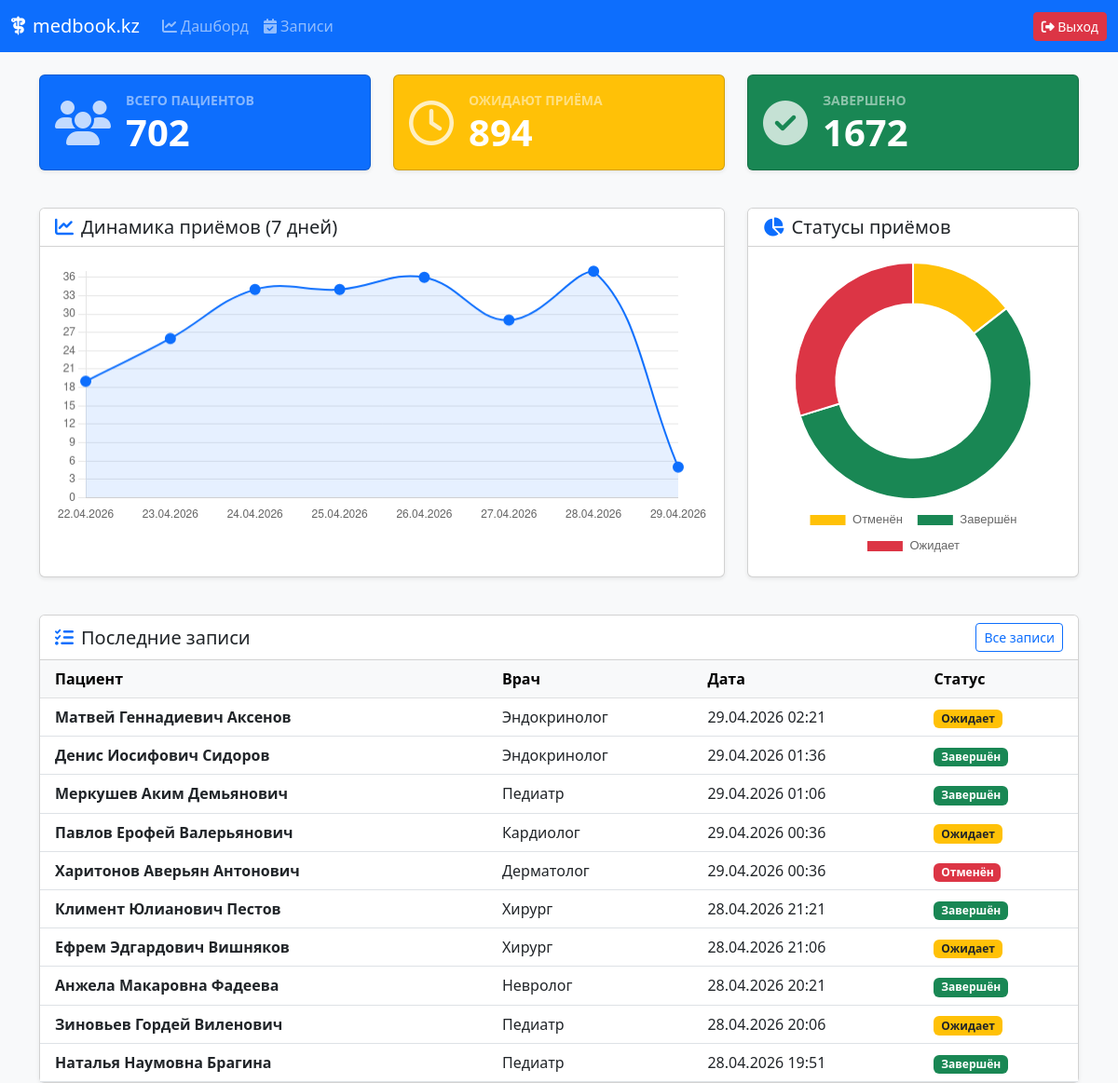
Screenshot of / (signed in) with the database file from the repository.
### core_app/models.py (models this page shows, shortened)
class Appointment(models.Model):
    STATUS_CHOICES = (
        ('pending', 'Ожидает'),
        ('completed', 'Завершен'),
        ('cancelled', 'Отменен'),
    )
    patient = models.ForeignKey(Patient, on_delete=models.CASCADE, verbose_name="Пациент")
    doctor = models.ForeignKey(Doctor, on_delete=models.CASCADE, verbose_name="Врач")
    date_time = models.DateTimeField(verbose_name="Дата и время приема")
    status = models.CharField(max_length=20, choices=STATUS_CHOICES, default='pending', verbose_name="Статус")
    notes = models.TextField(blank=True, verbose_name="Жалобы/Заметки")

class Patient(models.Model):
    iin = models.CharField(max_length=12, unique=True, verbose_name="ИИН")
    full_name = models.CharField(max_length=255, verbose_name="ФИО")
    phone = models.CharField(max_length=20, verbose_name="Телефон")
    created_at = models.DateTimeField(auto_now_add=True, verbose_name="Дата регистрации")

class Doctor(models.Model):
    user = models.OneToOneField(User, on_delete=models.CASCADE, verbose_name="Пользователь")
    specialty = models.CharField(max_length=100, verbose_name="Специальность")

### core_app/views.py (the view)
# urls.py: path('', views.dashboard_view, name='dashboard'),
@login_required
def dashboard_view(request):
    seven_days_ago = timezone.now() - timedelta(days=7)
    daily_appointments = (
        Appointment.objects
        .filter(date_time__gte=seven_days_ago)
        .annotate(date=TruncDate('date_time'))
        .values('date')
        .annotate(count=Count('id'))
        .order_by('date')
    )
    dates = [obj['date'].strftime('%d.%m.%Y') for obj in daily_appointments]
    counts = [obj['count'] for obj in daily_appointments]
    status_data = (
        Appointment.objects
        .values('status')
        .annotate(count=Count('id'))
    )
    status_map = {'pending': 'Ожидает', 'completed': 'Завершён', 'cancelled': 'Отменён'}
    status_labels = [status_map.get(s['status'], s['status']) for s in status_data]
    status_counts = [s['count'] for s in status_data]
    context = {
        'dates_json': json.dumps(dates),
        'counts_json': json.dumps(counts),
        'status_labels_json': json.dumps(status_labels),
        'status_counts_json': json.dumps(status_counts),
        'total_patients': Patient.objects.count(),
        'pending_appointments': Appointment.objects.filter(status='pending').count(),
        'completed_appointments': Appointment.objects.filter(status='completed').count(),
        'recent_appointments': Appointment.objects.select_related('patient', 'doctor__user').order_by('-date_time')[:10],
    }
    return render(request, 'dashboard.html', context)

### core_app/templates/dashboard.html
{% extends 'base.html' %}
{% block content %}
<div class="row mb-4">
    <div class="col-md-4 mb-3">
        <div class="card text-white bg-primary h-100 shadow-sm">
            <div class="card-body d-flex align-items-center">
                <div class="me-3"><i class="fa-solid fa-users fa-3x opacity-75"></i></div>
                <div>
                    <p class="card-title mb-0 small text-white-50 text-uppercase fw-semibold">Всего пациентов</p>
                    <h2 class="display-6 fw-bold mb-0">{{ total_patients }}</h2>
                </div>
            </div>
        </div>
    </div>
    <div class="col-md-4 mb-3">
        <div class="card text-white bg-warning h-100 shadow-sm">
            <div class="card-body d-flex align-items-center">
                <div class="me-3"><i class="fa-regular fa-clock fa-3x opacity-75"></i></div>
                <div>
                    <p class="card-title mb-0 small text-white-50 text-uppercase fw-semibold">Ожидают приёма</p>
                    <h2 class="display-6 fw-bold mb-0">{{ pending_appointments }}</h2>
                </div>
            </div>
        </div>
    </div>
    <div class="col-md-4 mb-3">
        <div class="card text-white bg-success h-100 shadow-sm">
            <div class="card-body d-flex align-items-center">
                <div class="me-3"><i class="fa-solid fa-circle-check fa-3x opacity-75"></i></div>
                <div>
                    <p class="card-title mb-0 small text-white-50 text-uppercase fw-semibold">Завершено</p>
                    <h2 class="display-6 fw-bold mb-0">{{ completed_appointments }}</h2>
                </div>
            </div>
        </div>
    </div>
</div>
<div class="row mb-4">
    <div class="col-lg-8 mb-3">
        <div class="card shadow-sm h-100">
            <div class="card-header bg-white">
                <h5 class="mb-0"><i class="fa-solid fa-chart-line me-2 text-primary"></i>Динамика приёмов (7 дней)</h5>
            </div>
            <div class="card-body">
                <canvas id="lineChart" height="120"></canvas>
            </div>
        </div>
    </div>
    <div class="col-lg-4 mb-3">
        <div class="card shadow-sm h-100">
            <div class="card-header bg-white">
                <h5 class="mb-0"><i class="fa-solid fa-chart-pie me-2 text-primary"></i>Статусы приёмов</h5>
            </div>
            <div class="card-body d-flex align-items-center justify-content-center">
                <canvas id="doughnutChart" height="200"></canvas>
            </div>
        </div>
    </div>
</div>
<div class="card shadow-sm">
    <div class="card-header bg-white d-flex justify-content-between align-items-center">
        <h5 class="mb-0"><i class="fa-solid fa-list-check me-2 text-primary"></i>Последние записи</h5>
        <a href="{% url 'emhana:appointment_list' %}" class="btn btn-sm btn-outline-primary">Все записи</a>
    </div>
    <div class="card-body p-0">
        {% if recent_appointments %}
        <div class="table-responsive">
            <table class="table table-hover align-middle mb-0">
                <thead class="table-light">
                    <tr>
                        <th class="ps-3">Пациент</th>
                        <th>Врач</th>
                        <th>Дата</th>
                        <th>Статус</th>
                    </tr>
                </thead>
                <tbody>
                    {% for apt in recent_appointments %}
                    <tr>
                        <td class="ps-3 fw-semibold">{{ apt.patient.full_name }}</td>
                        <td>{{ apt.doctor.specialty }}</td>
                        <td>{{ apt.date_time|date:"d.m.Y H:i" }}</td>
                        <td>
                            {% if apt.status == 'pending' %}
                                <span class="badge bg-warning text-dark">Ожидает</span>
                            {% elif apt.status == 'completed' %}
                                <span class="badge bg-success">Завершён</span>
                            {% else %}
                                <span class="badge bg-danger">Отменён</span>
                            {% endif %}
                        </td>
                    </tr>
                    {% endfor %}
                </tbody>
            </table>
        </div>
        {% else %}
        <div class="text-center py-4 text-muted">
            <i class="fa-solid fa-inbox fa-2x mb-2 opacity-25"></i>
            <p class="mb-0">Записей пока нет</p>
        </div>
        {% endif %}
    </div>
</div>
{% endblock %}
{% block scripts %}
<script>
document.addEventListener("DOMContentLoaded", function () {
    // График 1 — Линейный: динамика приёмов за 7 дней
    const lineCtx = document.getElementById('lineChart').getContext('2d');
    new Chart(lineCtx, {
        type: 'line',
        data: {
            labels: {{ dates_json|safe }},
            datasets: [{
                label: 'Количество приёмов',
                data: {{ counts_json|safe }},
                borderColor: '#0d6efd',
                backgroundColor: 'rgba(13, 110, 253, 0.1)',
                borderWidth: 2,
                fill: true,
                tension: 0.4,
                pointBackgroundColor: '#0d6efd',
                pointRadius: 5,
            }]
        },
        options: {
            plugins: { legend: { display: false } },
            scales: {
                y: { beginAtZero: true, ticks: { stepSize: 1 } },
                x: { grid: { display: false } }
            }
        }
    });
    // График 2 — Doughnut: распределение статусов
    const doughnutCtx = document.getElementById('doughnutChart').getContext('2d');
    new Chart(doughnutCtx, {
        type: 'doughnut',
        data: {
            labels: {{ status_labels_json|safe }},
            datasets: [{
                data: {{ status_counts_json|safe }},
                backgroundColor: ['#ffc107', '#198754', '#dc3545'],
                borderWidth: 2,
                borderColor: '#fff',
            }]
        },
        options: {
            plugins: {
                legend: {
                    position: 'bottom',
                    labels: { padding: 15, font: { size: 13 } }
                }
            },
            cutout: '65%',
        }
    });
});
</script>
{% endblock %}

### core_app/templates/base.html (shortened to what this page needs)
<!DOCTYPE html>
<html lang="ru">
<head>
    <link href="https://cdn.jsdelivr.net/npm/bootstrap@5.3.0/dist/css/bootstrap.min.css" rel="stylesheet">
    <link rel="stylesheet" href="https://cdnjs.cloudflare.com/ajax/libs/font-awesome/6.4.0/css/all.min.css">
</head>
<body class="bg-light">
    <nav class="navbar navbar-expand-lg navbar-dark bg-primary">
        <div class="container-fluid">
            <a class="navbar-brand" href="{% url 'emhana:dashboard' %}">
                <i class="fa-solid fa-staff-snake me-2"></i>medbook.kz
            </a>
            <div class="collapse navbar-collapse">
                <ul class="navbar-nav me-auto mb-2 mb-lg-0">
                    <li class="nav-item">
                        <a class="nav-link" href="{% url 'emhana:dashboard' %}"><i class="fa-solid fa-chart-line"></i> Дашборд</a>
                    </li>
                    <li class="nav-item">
                        <a class="nav-link" href="{% url 'emhana:appointment_list' %}"><i class="fa-solid fa-calendar-check"></i> Записи</a>
                    </li>
                </ul>
                <a href="{% url 'emhana:logout' %}" class="btn btn-danger btn-sm">
                    <i class="fa-solid fa-right-from-bracket"></i> Выход
                </a>
            </div>
        </div>
    </nav>
    <div class="container mt-4">
        {% block content %}{% endblock %}
    </div>
    {% block scripts %}{% endblock %}
</body>
</html>

### rows the page displays
Appointment: patient.full_name "Матвей Геннадиевич Аксенов", doctor.specialty "Эндокринолог", date_time "29.04.2026 02:21", status "Ожидает"
Appointment: patient.full_name "Денис Иосифович Сидоров", doctor.specialty "Эндокринолог", date_time "29.04.2026 01:36", status "Завершён"
Appointment: patient.full_name "Меркушев Аким Демьянович", doctor.specialty "Педиатр", date_time "29.04.2026 01:06", status "Завершён"
Appointment: patient.full_name "Павлов Ерофей Валерьянович", doctor.specialty "Кардиолог", date_time "29.04.2026 00:36", status "Ожидает"
Appointment: patient.full_name "Харитонов Аверьян Антонович", doctor.specialty "Дерматолог", date_time "29.04.2026 00:36", status "Отменён"
Appointment: patient.full_name "Климент Юлианович Пестов", doctor.specialty "Хирург", date_time "28.04.2026 21:21", status "Завершён"
Appointment: patient.full_name "Ефрем Эдгардович Вишняков", doctor.specialty "Хирург", date_time "28.04.2026 21:06", status "Ожидает"
Appointment: patient.full_name "Анжела Макаровна Фадеева", doctor.specialty "Невролог", date_time "28.04.2026 20:21", status "Завершён"
Appointment: patient.full_name "Зиновьев Гордей Виленович", doctor.specialty "Педиатр", date_time "28.04.2026 20:06", status "Ожидает"
Appointment: patient.full_name "Наталья Наумовна Брагина", doctor.specialty "Педиатр", date_time "28.04.2026 19:51", status "Завершён"

### other values shown
{{ total_patients }} "702"
{{ pending_appointments }} "894"
{{ completed_appointments }} "1672"
chart data {{ dates_json|safe }} ["22.04.2026", "23.04.2026", "24.04.2026", "25.04.2026", "26.04.2026", "27.04.2026", "28.04.2026", "29.04.2026"]
chart data {{ counts_json|safe }} [19, 26, 34, 34, 36, 29, 37, 5]
chart data {{ status_counts_json|safe }} [435, 1672, 894]
